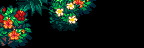

Tiled map render using the project's own tile images. Description and the whole map definition, tile-layer contents included, below:
An orthogonal 9x3 tile map with 16x16 px tiles, 1 tile layer (Back3).

<map version="1.10" tiledversion="1.10.2" orientation="orthogonal" renderorder="right-down" compressionlevel="0" width="9" height="3" tilewidth="16" tileheight="16" infinite="0" nextlayerid="22" nextobjectid="9">
 <properties>
  <property name="AmbientLight" value="255 255 255" />
  <property name="IsGreenhouse" value="T" />
  <property name="Warp" value="5 17 Farm 28 16" />
 </properties>
 <tileset firstgid="1" name="Tiny_Bushes_Summer_Vanilla" tilewidth="16" tileheight="16" tilecount="27" columns="9">
  <image source="Tiny_Bushes_Summer_Vanilla.png" width="144" height="48" />
 </tileset>
 <layer id="21" name="Back3" width="9" height="3">
  <data encoding="csv">
1,2,3,4,5,6,0,0,0,
10,11,0,13,14,0,0,0,0,
19,20,0,0,0,0,0,0,0
</data>
 </layer>
</map>
